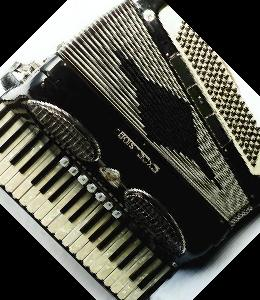
#> input picture image_retrieval_cnn/flask-keras-cnn-image-retrieval/image database/001_accordion_image_0001.jpg, 260 x 300 px; its folder holds only this picture in this run
$ python -i fwq_test.py   (imports and definitions only)   (older library calls are emulated)
#> lines starting #> are read from the running program, lines starting #| are printed output that depends on the picture; pictures that were not available may be replaced by others from this repository, and a replacement may not be noted
### public_lib/lib/mysql_conn.py
#!/home/dmer/.pyenv/versions/env3/bin/python
# -*- coding: utf-8 -*-
'''
---------------------------------------------------------------------------
File Name: mysql_conn.py
Description: python3 实现mysql数据库连接池
Variables: None
Author: https://www.cnblogs.com/renfanzi/p/7656142.html
Change Activity: First coding on 2018/5/9
---------------------------------------------------------------------------
'''

import datetime
import pymysql, os, configparser
from pymysql.cursors import DictCursor
from DBUtils.PooledDB import PooledDB


class Config(object):
    # Config().get_content("user_information")

    def __init__(self, config_filename="myconfig.cnf"):
        file_path = os.path.join(os.path.dirname(__file__), config_filename)
        self.cf = configparser.ConfigParser()
        self.cf.read(file_path)

    def get_sections(self):
        return self.cf.sections()

    def get_options(self, section):
        return self.cf.options(section)

    def get_content(self, section):
        result = {}
        for option in self.get_options(section):
            value = self.cf.get(section, option)
            result[option] = int(value) if value.isdigit() else value
        return result


class BasePymysqlPool(object):
    # [8 lines left out: function __init__, not called in this run]


class MyPymysqlPool(BasePymysqlPool):
    """
    MYSQL数据库对象，负责产生数据库连接 , 此类中的连接采用连接池实现获取连接对象：conn = Mysql.getConn()
            释放连接对象;conn.close()或del conn
    """
    # 连接池对象
    __pool = None

    def __init__(self, conf_name=None):
        self.conf = Config().get_content(conf_name)
        super(MyPymysqlPool, self).__init__(**self.conf)
        # 数据库构造函数，从连接池中取出连接，并生成操作游标
        self._conn = self.__getConn()
        self._cursor = self._conn.cursor()

    # [143 lines left out: functions __getConn, getAll, getOne, getMany, insertMany, __query and 6 more, not called in this run]


# [34 lines that do not run on import are left out]

### image_retrieval_sift_nmslib/fwq_test.py
#!/usr/bin/env python3
# -*- coding: utf-8 -*-
"""
Created on Tue Jun  5 19:46:02 2018

@author: kasa
"""
import os
import cv2
import math
import sys
import timeit
import numpy as np
import falconn
import mysql_conn
import gc
import pickle as pkl

src_folder = "/home/kasa/桌面/图像检索/sift方法/pictures_src0"
lib_folder = "/home/kasa/桌面/图像检索/sift方法/pictures_lib0"
index_folder = '/home/kasa/桌面/图像检索/sift方法/index/'
def folderCheck(foldername):
    if foldername:
        if not os.path.exists(foldername):
            os.mkdir(foldername)
            print("Info: Folder \"%s\" created" % foldername)
        elif not os.path.isdir(foldername):
            print("Error: Folder \"%s\" conflict" % foldername)
            return False

    return True

# [9 lines left out: function gen_near_neighbor, not called in this run]


def aligned(a, alignment=32):
    if (a.ctypes.data % alignment) == 0:
        return a
    extra = alignment // a.itemsize
    buf = np.empty(a.size + extra, dtype=a.dtype)
    ofs = (-buf.ctypes.data % alignment) // a.itemsize
    aa = buf[ofs:ofs + a.size].reshape(a.shape)
    np.copyto(aa, a)
    assert (aa.ctypes.data % alignment) == 0

    return aa

# [33 lines left out: functions insert_fea_infos_db, insert_fea_info_db, insert_img_infos_db, not called in this run]

def get_fea_from_db(num_s,num_e):
    if num_s==0:
        sql = "SELECT * FROM img_sift_features limit %s"
        value = [num_e]
    else:
        sql = "SELECT * FROM img_sift_features limit %s,%s"
        value = [num_s-1,num_e-num_s]
    mysql = mysql_conn.MyPymysqlPool("dbMysql")
    result = mysql.getAll(sql, value)

    return result

# [37 lines left out: functions get_one_pic_sift, one_pic_sift_point_info, many_pic_sift_point_info, not called in this run]

def queries_sift_fea(file):
#> called with file = '/home/kasa/桌面/图像检索/sift方法/pictures_src0'
    queries=[]
    sift = cv2.xfeatures2d.SIFT_create(nfeatures =300)
    if folderCheck(file):
        for fnsrc in os.listdir(file):
            if fnsrc.split('.')[-1].upper() in ("JPG", "JPEG", "PNG", "BMP", "GIF","WEBP"):
                img = cv2.imdecode(np.fromfile(file + '/' + fnsrc, dtype=np.uint8), -1)
#> img is the input picture: shape (300, 260, 3); mean B, G, R 70.8, 78.7, 78.6
                img = cv2.cvtColor(img, cv2.COLOR_BGR2GRAY)
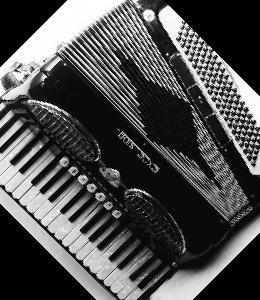
#> img: shape (300, 260); min 0, max 255, mean 77.8
                img=cv2.normalize(img, None, 0, 255, cv2.NORM_MINMAX, cv2.CV_8U)
                kp, des = sift.detectAndCompute(img, None)
#> kp = 300 keypoints; strongest (x, y, size): (246, 119, 1.9), (171, 21, 14.9), (186, 25, 2.4), (214, 53, 3)
                for i in range(des.shape[0]):
                    queries.append(des[i])
#> after the loop, queries = 300 items
    queries = np.array(queries)
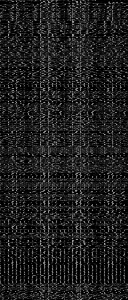
#> queries: shape (300, 128) float32; min 0, max 178, mean 31.2
    queries = queries.astype(np.float32)
    queries -= np.mean(queries, axis=0)
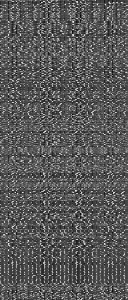
#> queries: shape (300, 128) float32; min -71.59, max 132.4, mean 0; drawn with min black and max white
    queries = aligned(queries)
#> in aligned, `extra = alignment // a.itemsize`: extra = 8
#> in aligned, `ofs = (-buf.ctypes.data % alignment) // a.itemsize`: ofs = 4
#> in aligned, `aa = buf[ofs:ofs + a.size].reshape(a.shape)`:
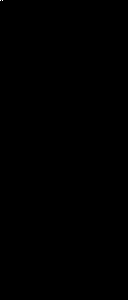
#> aa: shape (300, 128) float32; min 0, max 5.09e+24, mean 2.65e+20; drawn with min black and max white
    return queries

# [51 lines left out: functions run_experiment, set_cp, pre_data_for_cp, inser_all_to_db, not called in this run]

def once_search(queries,num_s,num_e,index_file):
    data_db = get_fea_from_db(num_s,num_e)
    features = pre_data_for_cp(data_db)
    if os.path.isfile(index_file):
        qo = load_index(index_file)
    else:
        qo = set_cp(features)
        save_index(qo,index_file)
    sorted_result= run_experiment(qo, queries,data_db)

    return sorted_result[0]

def many_time_search(queries):
    sorted_result=dict()
    count_fea=50501
    times =3
    j=0
    each_count = count_fea//times
    for i in range(0,times):
        if i==times-2:
            res_tmp=once_search(queries,j,count_fea,index_folder+'index_%d.pkl'%i)
        else:
            res_tmp=once_search(queries,j,j+each_count,index_folder+'index_%d.pkl'%i)
        j+=each_count
        sorted_result[res_tmp[0]] = res_tmp[1]
#> after the loop, j = 0; sorted_result = 0 items
    sorted_result = sorted(sorted_result.items(),key = lambda x:x[1],reverse = True)
    return sorted_result

def save_index(obj,file):
    pkl.dump(obj, open(file, 'wb'))

def load_index(file):
    return pkl.load(open(file, 'rb'))

queries=queries_sift_fea(src_folder)
#pic_count=inser_all_to_db(lib_folder)
#print('%d pictures all!'%pic_count)
# [1 line that did not run here, left out]
# [1 line not run here, left out]

>>> result = queries_sift_fea('../image_retrieval_cnn/flask-keras-cnn-image-retrieval/image database/001_accordion_image_0001.jpg')

$ run again, on image_retrieval_cnn/flask-keras-cnn-image-retrieval/image database/001_accordion_image_0002.jpg
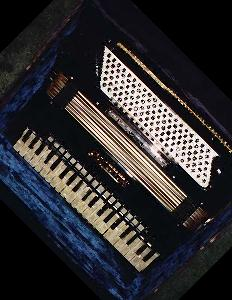
#> input picture image_retrieval_cnn/flask-keras-cnn-image-retrieval/image database/001_accordion_image_0002.jpg, 232 x 300 px
#> in queries_sift_fea, img is the input picture: shape (300, 232, 3); mean B, G, R 47.6, 45.2, 46.9
#> in queries_sift_fea, `img = cv2.cvtColor(img, cv2.COLOR_BGR2GRAY)`:
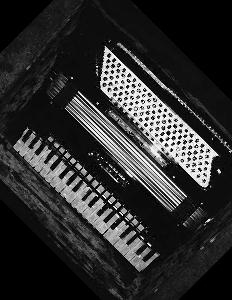
#> img: shape (300, 232); min 0, max 255, mean 46
#> kp = 301 keypoints; strongest (x, y, size): (165, 110, 2.1), (186, 131, 2), (127, 87, 2.1), (164, 116, 2.1)
#> after the loop in queries_sift_fea, `for i in range(des.shape[0]):`: queries = 301 items
#> in queries_sift_fea, `queries -= np.mean(queries, axis=0)`:
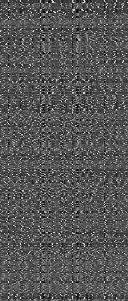
#> queries: shape (301, 128) float32; min -73.46, max 143.7, mean 0; drawn with min black and max white
#> extra = 8
#> ofs = 4
#> after the loop in many_time_search, `for i in range(0,times):`: j = 0; sorted_result = 0 items

$ run again, on image_retrieval_cnn/flask-keras-cnn-image-retrieval/image database/src10.png
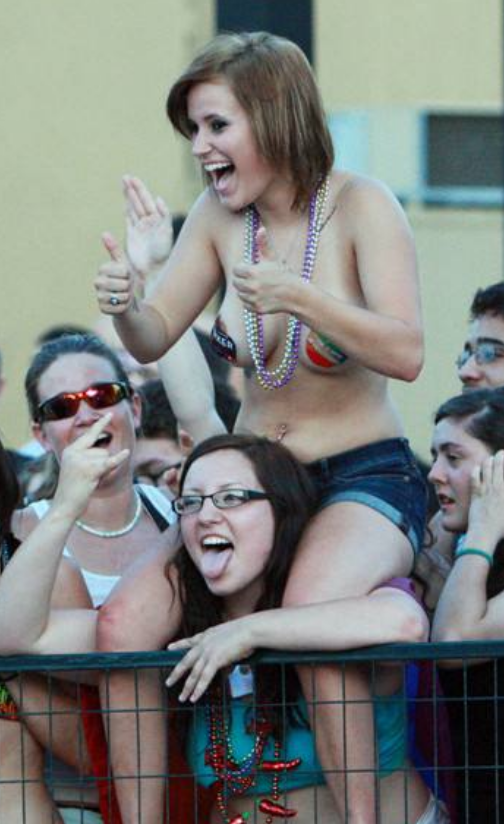
#> input picture image_retrieval_cnn/flask-keras-cnn-image-retrieval/image database/src10.png, 504 x 824 px
#> in queries_sift_fea, img is the input picture: shape (824, 504, 4); mean B, G, R, A 124.9, 128.2, 124.6, 255
#> in queries_sift_fea, `img = cv2.cvtColor(img, cv2.COLOR_BGR2GRAY)`:
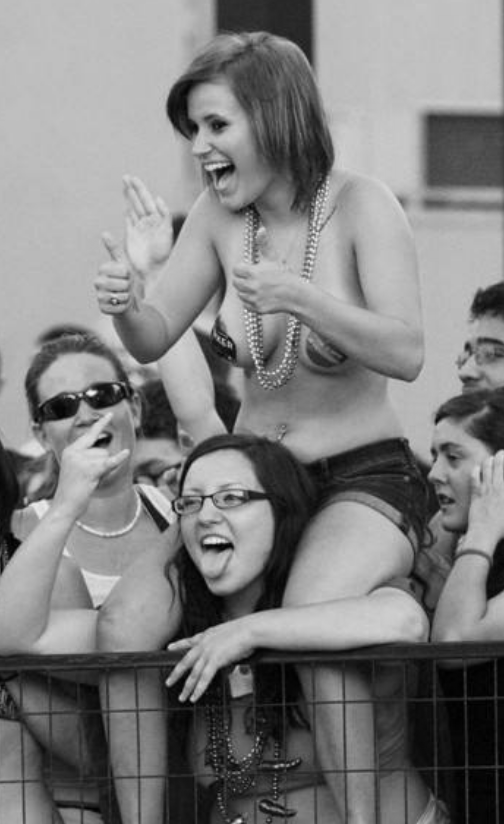
#> img: shape (824, 504); min 0, max 242, mean 126.7
#> kp = 301 keypoints; strongest (x, y, size): (91, 393, 4.7), (98, 443, 6.5), (220, 547, 7), (218, 125, 10.9)
#> after the loop in queries_sift_fea, `for i in range(des.shape[0]):`: queries = 301 items
#> in queries_sift_fea, `queries -= np.mean(queries, axis=0)`:
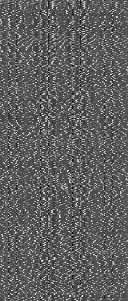
#> queries: shape (301, 128) float32; min -87.51, max 145.1, mean 0; drawn with min black and max white
#> extra = 8
#> ofs = 0
#> after the loop in many_time_search, `for i in range(0,times):`: sorted_result = 0 items
